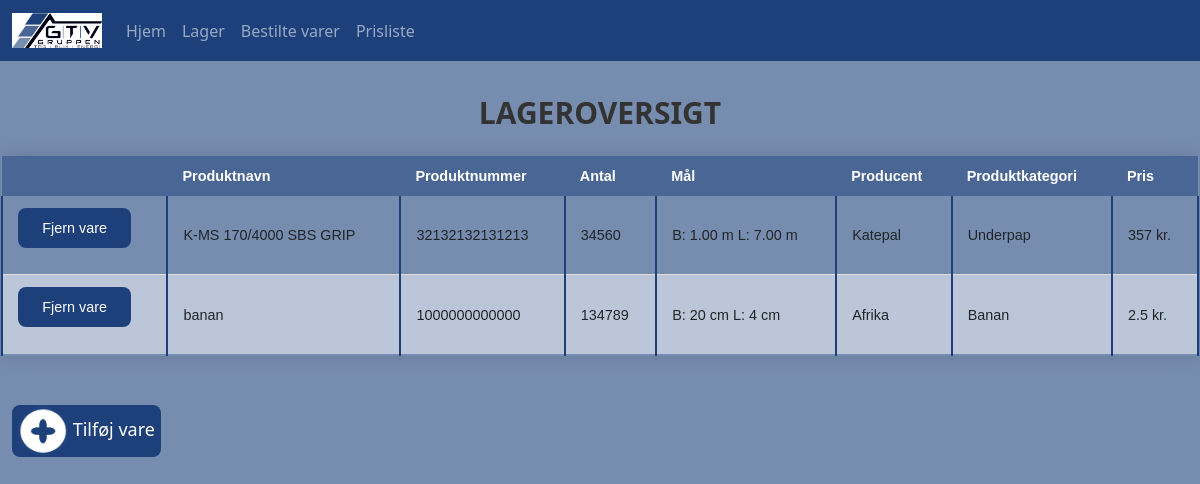
Page /lager on the earlier database version.
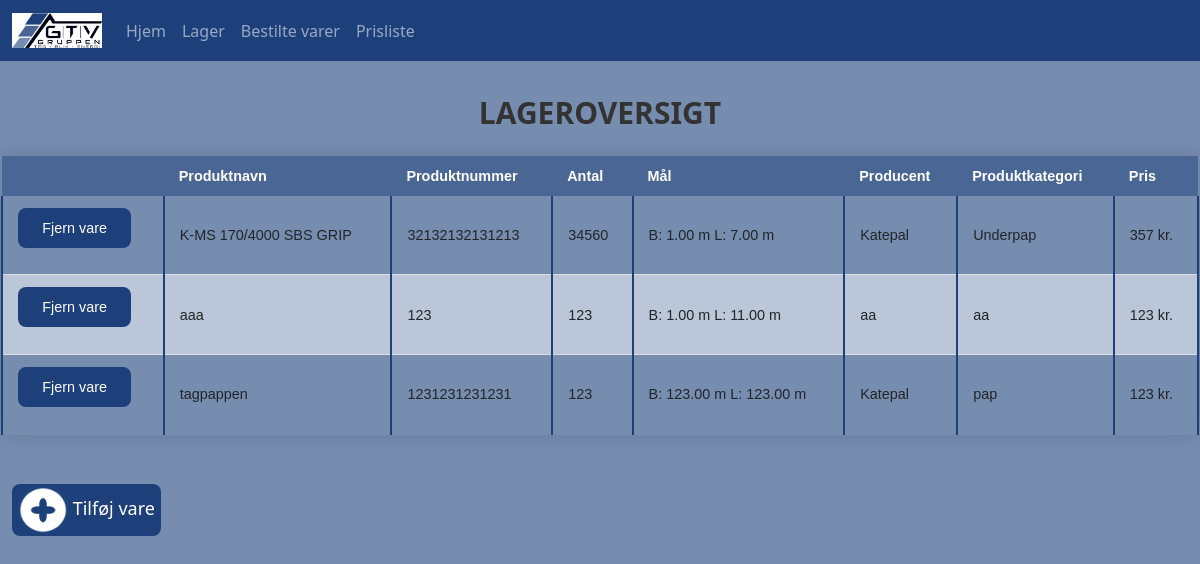
Same page on the later database version.
### tables this page shows
CREATE TABLE Lageroversigt(
ID INTEGER PRIMARY KEY AUTOINCREMENT,
Produktnavn TEXT NOT NULL,
Produktnummer INT,
Antal INT NOT NULL,
Mål TEXT NOT NULL,
Producent TEXT,
Produktkategori TEXT,
Pris TEXT);

### app.py (the view)
@app.route('/lager', methods=['GET'])
def lager_get():
    data_rows = []
    conn = sqlite3.connect(database='GTV_Tagdækning_ApS.db')
    QUERY = "SELECT ID, Produktnavn, Produktnummer, Antal, Mål, Producent, Produktkategori, Pris FROM Lageroversigt ORDER BY id ASC"
    try:
        cur = conn.cursor()
        cur.execute(QUERY)
        data_rows = cur.fetchall()
    except sqlite3.OperationalError as oe:
        print(f"Transaction could not be processed: {oe}")
    except sqlite3.IntegrityError as ie:
        print(f"Integrity constraint violated: {ie}")
    except sqlite3.ProgrammingError as pe:
        print(f"You used the wrong SQL table: {pe}")
    except sqlite3.Error as e:
        print(f"Error calling SQL: {e}")
    finally:
        cur.close()
        conn.close()
    return flask.render_template('lager.html', data_rows = data_rows)

### templates/lager.html (shortened to what this page needs)
{% extends 'base.html' %}
{% block content%}
<div>
    <br>
    <h1>Lageroversigt</h1>
    <table class="styled-table">
        <thead>
            <tr>
                <th></th>
                <th>Produktnavn</th>
                <th>Produktnummer</th>
                <th>Antal</th>
                <th>Mål</th>
                <th>Producent</th>
                <th>Produktkategori</th>
                <th>Pris</th>
            </tr>
        </thead>
        {% for item in data_rows %}
        <tr>
            <td>
                <form action="" method="POST">
                    <button class="btn-submit" type="submit" name="fjern_vare" value="{{ item[0] }}">Fjern vare</button>
                </form>
            </td>
            {% for j in item[1::] %}
            <td>{{ j }}</td>
            {% endfor %}
        </tr>
        {% endfor%}
    </table><br>
    <button class="btn-open-popup" onclick="togglePopup()" style="margin-left: 1%;">
        <image src="static/Add_moerk_hvid.png" width="50" height="50"></image>
        Tilføj vare</button>
    <br>
    <br>
</div>
{% endblock %}

Differences in the rows shown:
removed Lageroversigt: {{ item[0] }} 6 (drawn), Produktnavn "banan", Produktnummer "1000000000000", Antal "134789", Mål "B: 20 cm L: 4 cm", Producent "Afrika", Produktkategori "Banan", Pris "2.5 kr."
added Lageroversigt: {{ item[0] }} 8 (drawn), Produktnavn "aaa", j "123" "123", Mål "B: 1.00 m L: 11.00 m", Producent "aa", Produktkategori "aa", Pris "123 kr."
added Lageroversigt: {{ item[0] }} 13 (drawn), Produktnavn "tagpappen", Produktnummer "1231231231231", j "123", Mål "B: 123.00 m L: 123.00 m", Producent "Katepal", Produktkategori "pap", Pris "123 kr."
